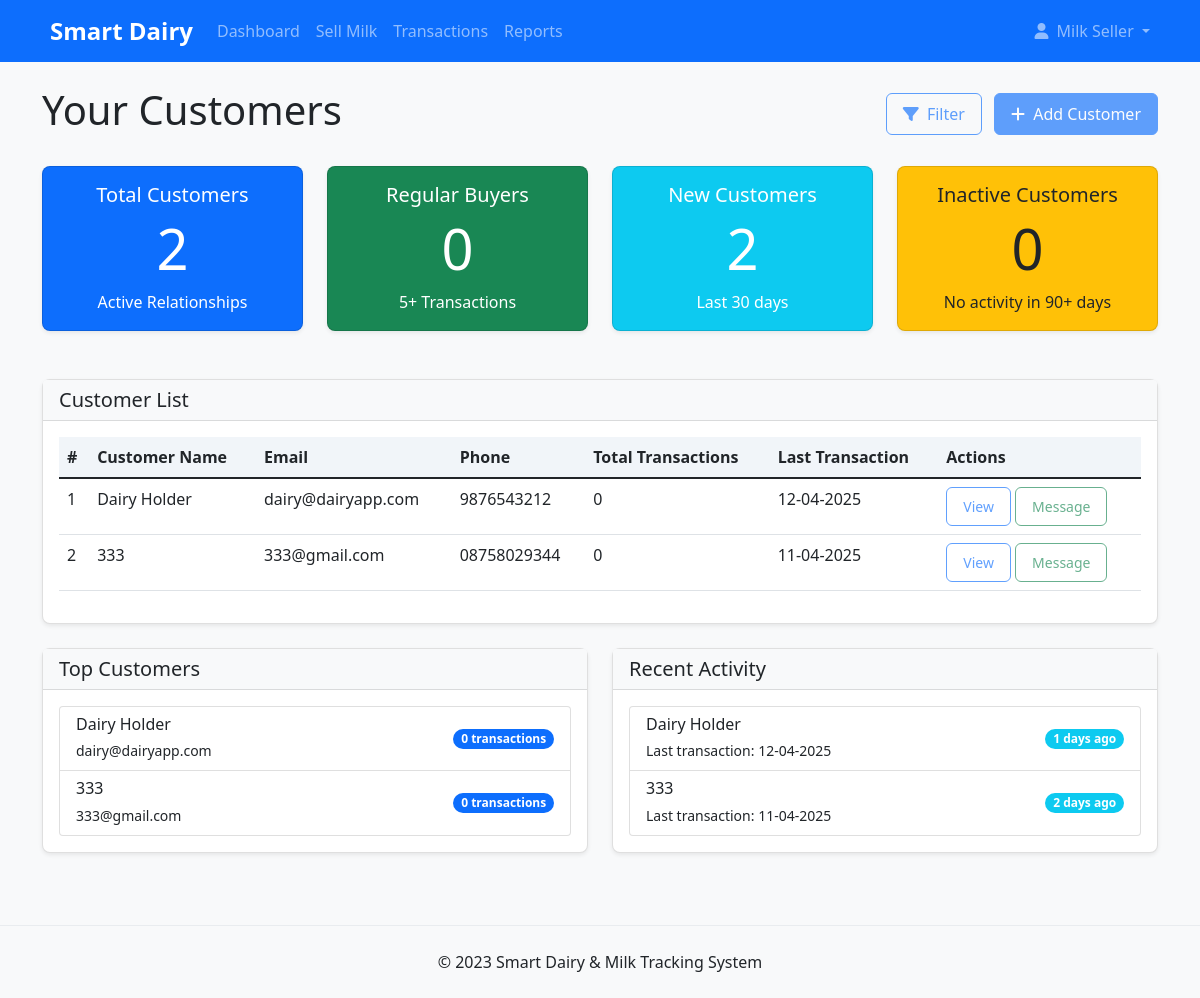
/milk-seller/customers (signed in), run on the app's committed database.
### app/models/user.py (models this page shows, shortened)
class User(UserMixin, db.Model):
    id = db.Column(db.Integer, primary_key=True)
    name = db.Column(db.String(100), nullable=False)
    email = db.Column(db.String(100), unique=True, nullable=False)
    password = db.Column(db.String(100), nullable=False)
    role = db.Column(db.String(20), nullable=False)
    phone = db.Column(db.String(15))
    address = db.Column(db.Text)
    created_at = db.Column(db.DateTime, default=datetime.utcnow)
    milk_transactions_as_seller = db.relationship(
        'MilkTransaction',
        foreign_keys='MilkTransaction.seller_id',
        backref='seller',
        lazy=True
    )
    milk_transactions_as_buyer = db.relationship(
        'MilkTransaction',
        foreign_keys='MilkTransaction.buyer_id',
        backref='buyer',
        lazy=True
    )
    delivery_transactions = db.relationship(
        'DeliveryTransaction',
        foreign_keys='DeliveryTransaction.bike_seller_id',
        backref='bike_seller',
        lazy=True
    )
    dairy_stocks = db.relationship(
        'DairyStock',
        foreign_keys='DairyStock.dairy_holder_id',
        backref='dairy_holder',
        lazy=True
    )
    purchase_transactions = db.relationship(
        'PurchaseTransaction',
        foreign_keys='PurchaseTransaction.buyer_id',
        backref='buyer',
        lazy=True
    )
    inventory_items = db.relationship(
        'Inventory',
        foreign_keys='Inventory.user_id',
        backref='owner',
        lazy=True
    )
    def is_milk_seller(self):
        return self.role == UserRole.MILK_SELLER or self.role == 'multi_role'

### app/routes/milk_seller.py (the view)
@milk_seller.route('/customers')
@role_required
def customers():
    dairy_holders = User.query.filter_by(role=UserRole.DAIRY_HOLDER).all()
    customer_data = []
    for customer in dairy_holders:
        transaction_count = MilkTransaction.query.filter_by(
            seller_id=current_user.id, is_paid=True
        ).count()
        customer_data.append({
            'customer': customer,
            'transaction_count': transaction_count,
            'last_transaction': datetime.utcnow() - timedelta(days=len(customer_data) + 1)
        })
    return render_template('milk_seller/customers.html', customers=customer_data, now=datetime.utcnow())

### app/__init__.py (called while the page is built)
def slice_filter(iterable, start, end=None):
    return iterable[start:end]

### app/routes/milk_seller.py (called while the page is built)
def role_required(view_function):
    @wraps(view_function)
    def decorated_function(*args, **kwargs):
        if not current_user.is_authenticated:
            return redirect(url_for('auth.login'))
        if not current_user.is_milk_seller():
            flash('You must be a milk seller to access this page.', 'warning')
            return redirect(url_for('main.role_selection'))
        return view_function(*args, **kwargs)
    return decorated_function

### app/templates/milk_seller/customers.html (shortened to what this page needs)
{% extends 'base.html' %}
{% block content %}
<div class="d-flex justify-content-between align-items-center mb-4">
    <h1>Your Customers</h1>
    <div>
        <button class="btn btn-outline-primary me-2" disabled>
            <i class="fas fa-filter me-1"></i> Filter
        </button>
        <button class="btn btn-primary" disabled>
            <i class="fas fa-plus me-1"></i> Add Customer
        </button>
    </div>
</div>
<div class="row mb-4">
    <div class="col-md-3">
        <div class="card bg-primary text-white">
            <div class="card-body text-center">
                <h5 class="card-title">Total Customers</h5>
                <h2 class="display-4">{{ customers|length }}</h2>
                <p class="mb-0">Active Relationships</p>
            </div>
        </div>
    </div>
    <div class="col-md-3">
        <div class="card bg-success text-white">
            <div class="card-body text-center">
                <h5 class="card-title">Regular Buyers</h5>
                <h2 class="display-4">{{ customers|selectattr('transaction_count', 'gt', 5)|list|length }}</h2>
                <p class="mb-0">5+ Transactions</p>
            </div>
        </div>
    </div>
    <div class="col-md-3">
        <div class="card bg-info text-white">
            <div class="card-body text-center">
                <h5 class="card-title">New Customers</h5>
                <h2 class="display-4">{{ customers|selectattr('transaction_count', 'lt', 3)|list|length }}</h2>
                <p class="mb-0">Last 30 days</p>
            </div>
        </div>
    </div>
    <div class="col-md-3">
        <div class="card bg-warning text-dark">
            <div class="card-body text-center">
                <h5 class="card-title">Inactive Customers</h5>
                <h2 class="display-4">0</h2>
                <p class="mb-0">No activity in 90+ days</p>
            </div>
        </div>
    </div>
</div>
<div class="card">
    <div class="card-header bg-light">
        <h5 class="mb-0">Customer List</h5>
    </div>
    <div class="card-body">
        <div class="table-responsive">
            <table class="table table-hover">
                <thead>
                    <tr>
                        <th>#</th>
                        <th>Customer Name</th>
                        <th>Email</th>
                        <th>Phone</th>
                        <th>Total Transactions</th>
                        <th>Last Transaction</th>
                        <th>Actions</th>
                    </tr>
                </thead>
                <tbody>
                    {% for cust in customers %}
                    <tr>
                        <td>{{ loop.index }}</td>
                        <td>{{ cust.customer.name }}</td>
                        <td>{{ cust.customer.email }}</td>
                        <td>{{ cust.customer.phone or 'N/A' }}</td>
                        <td>{{ cust.transaction_count }}</td>
                        <td>{{ cust.last_transaction.strftime('%d-%m-%Y') }}</td>
                        <td>
                            <button class="btn btn-sm btn-outline-primary" disabled>View</button>
                            <button class="btn btn-sm btn-outline-success" disabled>Message</button>
                        </td>
                    </tr>
                    {% else %}
                    <tr>
                        <td colspan="7" class="text-center">No customers found</td>
                    </tr>
                    {% endfor %}
                </tbody>
            </table>
        </div>
    </div>
</div>
<div class="row mt-4">
    <div class="col-md-6">
        <div class="card">
            <div class="card-header bg-light">
                <h5 class="mb-0">Top Customers</h5>
            </div>
            <div class="card-body">
                <div class="list-group">
                    {% set top_customers = customers|sort(attribute='transaction_count', reverse=true) %}
                    {% for cust in top_customers|slice(0, 5) %}
                    <div class="list-group-item list-group-item-action d-flex justify-content-between align-items-center">
                        <div>
                            <h6 class="mb-1">{{ cust.customer.name }}</h6>
                            <small>{{ cust.customer.email }}</small>
                        </div>
                        <span class="badge bg-primary rounded-pill">{{ cust.transaction_count }} transactions</span>
                    </div>
                    {% else %}
                    <div class="list-group-item">No customer data available</div>
                    {% endfor %}
                </div>
            </div>
        </div>
    </div>
    <div class="col-md-6">
        <div class="card">
            <div class="card-header bg-light">
                <h5 class="mb-0">Recent Activity</h5>
            </div>
            <div class="card-body">
                <div class="list-group">
                    {% set recent_customers = customers|sort(attribute='last_transaction', reverse=true) %}
                    {% for cust in recent_customers|slice(0, 5) %}
                    <div class="list-group-item list-group-item-action d-flex justify-content-between align-items-center">
                        <div>
                            <h6 class="mb-1">{{ cust.customer.name }}</h6>
                            <small>Last transaction: {{ cust.last_transaction.strftime('%d-%m-%Y') }}</small>
                        </div>
                        <span class="badge bg-info rounded-pill">{{ (cust.last_transaction - now).days|abs }} days ago</span>
                    </div>
                    {% else %}
                    <div class="list-group-item">No recent activity</div>
                    {% endfor %}
                </div>
            </div>
        </div>
    </div>
</div>
{% endblock %}

### app/templates/base.html (shortened to what this page needs)
<!DOCTYPE html>
<html lang="en">
<head>
    <link href="https://cdn.jsdelivr.net/npm/bootstrap@5.1.3/dist/css/bootstrap.min.css" rel="stylesheet">
    <link rel="stylesheet" href="https://cdnjs.cloudflare.com/ajax/libs/font-awesome/6.0.0-beta3/css/all.min.css">
    <link rel="stylesheet" href="{{ url_for('static', filename='css/style.css') }}">
</head>
<body>
    <nav class="navbar navbar-expand-lg navbar-dark bg-primary">
        <div class="container">
            <a class="navbar-brand" href="{{ url_for('main.index') }}">
                Smart Dairy
            </a>
            <div class="collapse navbar-collapse" id="navbarNav">
                <ul class="navbar-nav me-auto">
                    {% if current_user.is_authenticated %}
                        {% if current_user.is_milk_seller() %}
                            <li class="nav-item">
                                <a class="nav-link" href="{{ url_for('milk_seller.dashboard') }}">Dashboard</a>
                            </li>
                            <li class="nav-item">
                                <a class="nav-link" href="{{ url_for('milk_seller.sell_milk') }}">Sell Milk</a>
                            </li>
                            <li class="nav-item">
                                <a class="nav-link" href="{{ url_for('milk_seller.transactions') }}">Transactions</a>
                            </li>
                            <li class="nav-item">
                                <a class="nav-link" href="{{ url_for('milk_seller.reports') }}">Reports</a>
                            </li>
                        {% endif %}
                    {% endif %}
                </ul>
                <ul class="navbar-nav">
                    {% if current_user.is_authenticated %}
                        <li class="nav-item dropdown">
                            <a class="nav-link dropdown-toggle" href="#" id="navbarDropdown" role="button" data-bs-toggle="dropdown">
                                <i class="fas fa-user me-1"></i> {{ current_user.name }}
                            </a>
                        </li>
                    {% endif %}
                </ul>
            </div>
        </div>
    </nav>
    <div class="container my-4">
        {% block content %}{% endblock %}
    </div>
    <footer class="bg-light py-4 mt-5">
        <div class="container text-center">
            <p class="mb-0">&copy; 2023 Smart Dairy & Milk Tracking System</p>
        </div>
    </footer>
</body>
</html>

### app/static/css/style.css (style rules this page uses)
body { background-color: #f8f9fa; font-family: 'Segoe UI', Tahoma, Geneva, Verdana, sans-serif; }
.card { border-radius: 0.5rem; box-shadow: 0 0.125rem 0.25rem rgba(0, 0, 0, 0.075); margin-bottom: 1.5rem; }
.card-header { border-top-left-radius: 0.5rem; border-top-right-radius: 0.5rem; }
.card.bg-primary, .card.bg-success, .card.bg-warning { transition: transform 0.3s; }
.navbar-brand { font-weight: bold; font-size: 1.5rem; }
.table th { background-color: #f1f5f9; font-weight: 600; }
.btn { border-radius: 0.375rem; padding: 0.5rem 1rem; font-weight: 500; }
.btn-primary { background-color: #0d6efd; border-color: #0d6efd; }
footer { border-top: 1px solid #e9ecef; }

### data on the page
User: name "Milk Seller"
User: customer.name "Dairy Holder", customer.email "dairy@dairyapp.com", customer "9876543212", customer.name "Dairy Holder", customer.email "dairy@dairyapp.com", customer.name "Dairy Holder"
User: customer.name "333", customer.email "333@gmail.com", customer "08758029344", customer.name "333", customer.email "333@gmail.com", customer.name "333"

### other printed values
{{ customers|length }} "2"
{{ customers|selectattr('transaction_count', 'gt', 5)|list|length }} "0"
{{ customers|selectattr('transaction_count', 'lt', 3)|list|length }} "2"
{{ cust.transaction_count }} "0" "0"
{{ cust.last_transaction.strftime('%d-%m-%Y') }} "12-04-2025" "11-04-2025"
{{ (cust.last_transaction - now).days|abs }} "1" "2"
